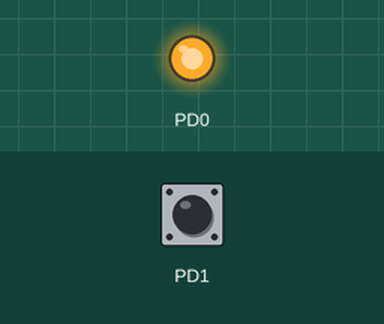
A program run on a simulated ATmega168, built with avr-gcc and emulated at 8 MHz. On the bench: output pins drawn as LEDs (lit = HIGH). The inputs (shaded band) are chosen by the test bench; at power-on: PD1 HIGH.

Above: at 1.2 s.
1.3 s: PD1 pulled LOW for 0.15 s
At 1.6 s:
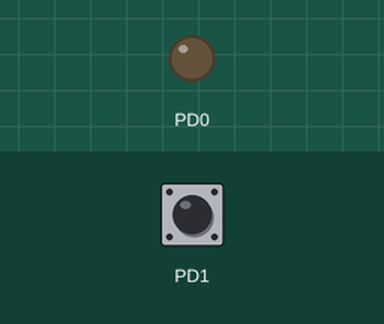
2.9 s: PD1 pulled LOW for 1 s
At 4.0 s:
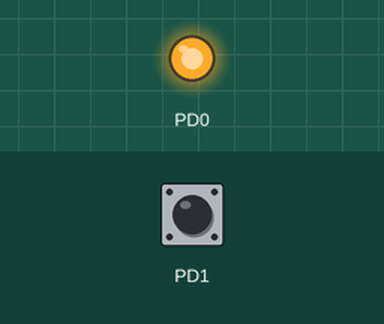
5.4 s: PD1 pulled LOW for 3.2 s
At 5.9 s:
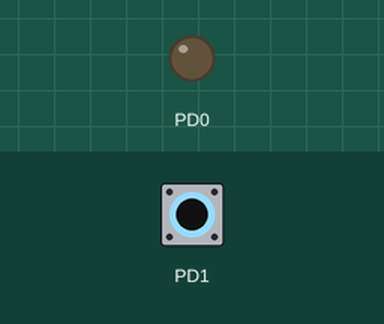
Timing chart, 0 to 8.4 s (numbered marks = the images above; inputs shaded):
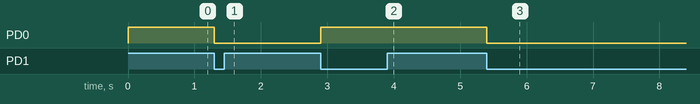

The program:

main.cpp
```cpp
/*
 * Oppgave_7_5.cpp
 *
 * Created: 26/10/2026 19:54:11
 * Author : nazar
 */

#define F_CPU 8000000UL

#include <avr/io.h>
#include <avr/interrupt.h>
#include <util/delay.h>

int main(void)
{
	 PORTD |= (1 << PD0); // PD0 settes HØY -> lysdiode er AV
	 DDRD |= (1 << PD0); // PD0 settes som utgang

	 PORTD |= (1 << PD1); // Pull-up motstand aktiveres, PD1 nå leses HØY
	 DDRD &= ~(1 << PD1); // PD1 settes som inngang


	// Aktiver pin-change interrupt for port D
	PCICR |= (1 << PCIE2);

	// Aktiver interrupt for PD1
	PCMSK2 |= (1 << PCINT17);

	// Aktiver interrupts globalt
	sei();

	while (1)
	{
		// ingenting her...
		// all koden utføres av interrupt
	}
}


ISR(PCINT2_vect)
{
	if (!(PIND & (1 << PD1))){  // uføres kun når knappen er trykket, ikke når den er slippet

	// LED blir PÅ hvis den var av, og blir AV hvis den var PÅ
	PORTD ^= (1 << PD0);

	}
}
```

Measured:
- after the input at 1.3 s, PD0: HIGH → LOW at once
- after the input at 2.9 s, PD0: LOW → HIGH at once
- after the input at 5.4 s, PD0: HIGH → LOW at once
